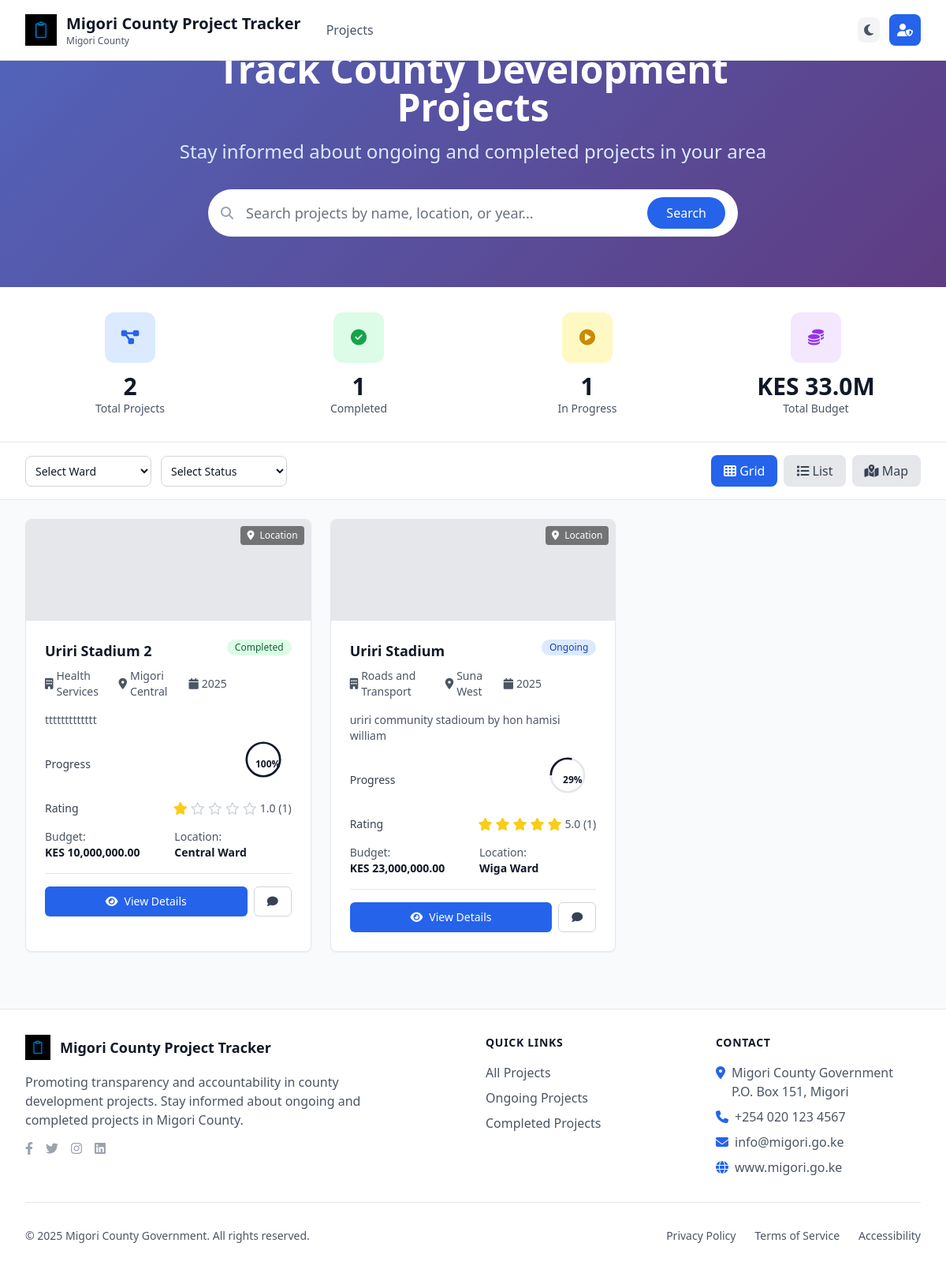
The page / on the database its author committed.
### tables this page shows
CREATE TABLE `projects` (
  `id` int(11) NOT NULL,
  `project_name` varchar(255) NOT NULL,
  `description` text DEFAULT NULL,
  `department_id` int(11) NOT NULL,
  `project_year` int(11) NOT NULL,
  `county_id` int(11) NOT NULL,
  `sub_county_id` int(11) NOT NULL,
  `ward_id` int(11) NOT NULL,
  `location_address` text DEFAULT NULL,
  `location_coordinates` varchar(100) DEFAULT NULL,
  `budget` decimal(15,2) NOT NULL,
  `allocated_budget` decimal(15,2) DEFAULT 0.00,
  `spent_budget` decimal(15,2) DEFAULT 0.00,
  `start_date` date DEFAULT NULL,
  `expected_completion_date` date DEFAULT NULL,
  `actual_completion_date` date DEFAULT NULL,
  `contractor_name` varchar(255) DEFAULT NULL,
  `contractor_contact` varchar(100) DEFAULT NULL,
  `status` enum('draft','ongoing','completed','suspended','cancelled') NOT NULL DEFAULT 'draft',
  `step_status` enum('awaiting','running','completed') DEFAULT 'awaiting',
  `progress_percentage` decimal(5,2) DEFAULT 0.00,
  `total_steps` int(11) DEFAULT 0,
  `completed_steps` int(11) DEFAULT 0,
  `created_by` int(11) DEFAULT NULL,
  `created_at` timestamp NOT NULL DEFAULT current_timestamp(),
  `updated_at` timestamp NOT NULL DEFAULT current_timestamp() ON UPDATE current_timestamp(),
  `average_rating` decimal(3,2) DEFAULT 5.00,
  `total_ratings` int(11) DEFAULT 0
);

CREATE TABLE `departments` (
  `id` int(11) NOT NULL,
  `name` varchar(100) NOT NULL,
  `description` text DEFAULT NULL,
  `created_at` timestamp NOT NULL DEFAULT current_timestamp()
);

CREATE TABLE `sub_counties` (
  `id` int(11) NOT NULL,
  `name` varchar(100) NOT NULL,
  `county_id` int(11) NOT NULL,
  `created_at` timestamp NOT NULL DEFAULT current_timestamp()
);

CREATE TABLE `wards` (
  `id` int(11) NOT NULL,
  `name` varchar(100) NOT NULL,
  `sub_county_id` int(11) NOT NULL,
  `created_at` timestamp NOT NULL DEFAULT current_timestamp()
);

### index.php (the view, shortened to what the rows shown need)
<?php
require_once 'config.php';
require_once 'includes/functions.php';
$department_filter = $_GET['department'] ?? '';
$status_filter = $_GET['status'] ?? '';
$year_filter = $_GET['year'] ?? '';
$sub_county_filter = $_GET['sub_county'] ?? '';
$search_query = $_GET['search'] ?? '';
$page = isset($_GET['page']) ? (int)$_GET['page'] : 1;
$per_page = 12;
$offset = ($page - 1) * $per_page;
$projects = get_migori_projects($department_filter, $status_filter, $year_filter, $search_query, $sub_county_filter, $per_page, $offset);
?>
<?php
include 'includes/header.php';
?>
    <section class="hero-bg text-white">
        <div class="max-w-4xl mx-auto px-4 sm:px-6 lg:px-8 py-16 text-center">
            <h1 class="text-4xl md:text-5xl font-bold mb-4">Track County Development Projects</h1>
        </div>
    </section>
    <main class="max-w-7xl mx-auto px-4 sm:px-6 lg:px-8 py-6">
        <section id="gridContainer" class="grid grid-cols-1 md:grid-cols-2 lg:grid-cols-3 gap-6">
            <?php foreach ($projects as $project): ?>
                            <div class="bg-white dark:bg-gray-800 rounded-lg shadow-sm border border-gray-200 dark:border-gray-700 overflow-hidden hover:shadow-lg transition-shadow">
                                <?php if (!empty($project['location_coordinates'])): ?>
                                    <div class="h-32 bg-gray-200 dark:bg-gray-700 relative cursor-pointer" onclick="window.location.href='project_details.php?id=<?php echo $project['id']; ?>'">
                                        <div id="map-preview-<?php echo $project['id']; ?>" class="w-full h-full"></div>
                                        <div class="absolute top-2 right-2 bg-black bg-opacity-50 text-white px-2 py-1 rounded text-xs">
                                            <i class="fas fa-map-marker-alt mr-1"></i>
                                            Location
                                        </div>
                                    </div>
                                <?php endif; ?>
                                <div class="p-6">
                                    <div class="flex items-start justify-between mb-4">
                                        <div class="flex-1">
                                            <a href="project_details.php?id=<?php echo $project['id']; ?>" class="block hover:text-blue-600 dark:hover:text-blue-400 transition-colors">
                                                <h3 class="text-lg font-semibold text-gray-900 dark:text-white mb-2">
                                                    <?php echo htmlspecialchars($project['project_name']); ?>
                                                </h3>
                                            </a>
                                            <div class="flex items-center space-x-4 text-sm text-gray-600 dark:text-gray-400">
                                                <span class="flex items-center">
                                                    <i class="fas fa-building mr-1"></i>
                                                    <?php echo htmlspecialchars($project['department_name']); ?>
                                                </span>
                                                <span class="flex items-center">
                                                    <i class="fas fa-map-marker-alt mr-1"></i>
                                                    <?php echo htmlspecialchars($project['sub_county_name']); ?>
                                                </span>
                                                <span class="flex items-center">
                                                    <i class="fas fa-calendar mr-1"></i>
                                                    <?php echo $project['project_year']; ?>
                                                </span>
                                            </div>
                                        </div>
                                        <span class="inline-flex items-center px-2.5 py-0.5 rounded-full text-xs font-medium <?php echo get_status_badge_class($project['status']); ?>">
                                            <?php echo ucfirst($project['status']); ?>
                                        </span>
                                    </div>
                                    <?php if (!empty($project['description'])): ?>
                                        <p class="text-gray-600 dark:text-gray-400 text-sm mb-4 line-clamp-2">
                                            <?php echo htmlspecialchars(substr($project['description'], 0, 150)); ?>
                                        </p>
                                    <?php endif; ?>
                                    <div class="mb-4">
                                        <div class="flex justify-between items-center">
                                            <span class="text-sm font-medium text-gray-700 dark:text-gray-300">Progress</span>
                                            <div class="circular-progress">
                                                <svg class="w-12 h-12" viewBox="0 0 36 36">
                                                    <path d="M18 2.0845 a 15.9155 15.9155 0 0 1 0 31.831 a 15.9155 15.9155 0 0 1 0 -31.831"
                                                          fill="none" stroke="currentColor" stroke-width="2" stroke-dasharray="100, 100"
                                                          class="text-gray-200 dark:text-gray-700"/>
                                                    <path d="M18 2.0845 a 15.9155 15.9155 0 0 1 0 31.831 a 15.9155 15.9155 0 0 1 0 -31.831"
                                                          fill="none" stroke="currentColor" stroke-width="2"
                                                          stroke-dasharray="<?php echo $project['progress_percentage']; ?>, 100"
                                                          class="<?php echo get_progress_color_class($project['progress_percentage']); ?>"/>
                                                </svg>
                                                <div class="progress-text text-gray-900 dark:text-white">
                                                    <?php echo number_format($project['progress_percentage'], 0); ?>%
                                                </div>
                                            </div>
                                        </div>
                                    </div>
                                    <div class="mb-4">
                                        <div class="flex justify-between items-center">
                                            <span class="text-sm font-medium text-gray-700 dark:text-gray-300">Rating</span>
                                            <?php echo generate_star_rating($project['average_rating'], $project['total_ratings']); ?>
                                        </div>
                                    </div>
                                    <div class="grid grid-cols-2 gap-4 text-sm mb-4">
                                        <div>
                                            <span class="text-gray-600 dark:text-gray-400">Budget:</span>
                                            <p class="font-semibold text-gray-900 dark:text-white"><?php echo format_currency($project['budget']); ?></p>
                                        </div>
                                        <div>
                                            <span class="text-gray-600 dark:text-gray-400">Location:</span>
                                            <p class="font-semibold text-gray-900 dark:text-white"><?php echo htmlspecialchars($project['ward_name']); ?></p>
                                        </div>
                                    </div>
                                    <div class="pt-4 border-t border-gray-200 dark:border-gray-700">
                                        <div class="flex space-x-2">
                                            <a href="project_details.php?id=<?php echo $project['id']; ?>"
                                               class="flex-1 inline-flex items-center justify-center px-4 py-2 border border-transparent text-sm font-medium rounded-md text-white bg-blue-600 hover:bg-blue-700 transition-colors">
                                                <i class="fas fa-eye mr-2"></i>
                                                View Details
                                            </a>
                                            <button onclick="openFeedbackModal(<?php echo $project['id']; ?>)"
                                                    class="px-4 py-2 border border-gray-300 dark:border-gray-600 text-sm font-medium rounded-md text-gray-700 dark:text-gray-300 bg-white dark:bg-gray-700 hover:bg-gray-50 dark:hover:bg-gray-600 transition-colors">
                                                <i class="fas fa-comment"></i>
                                            </button>
                                        </div>
                                    </div>
                                </div>
                            </div>
                                <?php endforeach; ?>
        </section>
    </main>
<?php
include 'includes/footer.php';
?>
    <link rel="stylesheet" href="https://unpkg.com/leaflet@1.7.1/dist/leaflet.css" />

### includes/functions.php (shortened to what the rows shown need)
<?php
require_once __DIR__ . '/../config.php';
function format_currency($amount) {
    return 'KES ' . number_format($amount, 2);
}
function get_status_badge_class($status) {
    $classes = [
        'draft' => 'bg-gray-100 text-gray-800 dark:bg-gray-900 dark:text-gray-300',
        'planning' => 'bg-yellow-100 text-yellow-800 dark:bg-yellow-900 dark:text-yellow-300',
        'ongoing' => 'bg-blue-100 text-blue-800 dark:bg-blue-900 dark:text-blue-300',
        'completed' => 'bg-green-100 text-green-800 dark:bg-green-900 dark:text-green-300',
        'suspended' => 'bg-orange-100 text-orange-800 dark:bg-orange-900 dark:text-orange-300',
        'cancelled' => 'bg-red-100 text-red-800 dark:bg-red-900 dark:text-red-300'
    ];
    return $classes[$status] ?? 'bg-gray-100 text-gray-800 dark:bg-gray-900 dark:text-gray-300';
}
function get_migori_projects(
    $department_filter = '',
    $status_filter = '',
    $year_filter = '',
    $search_query = '',
    $sub_county_filter = '',
    $limit = null,
    $offset = 0
) {
    global $pdo;
    $query = "SELECT p.*, d.name as department_name, sc.name as sub_county_name,
                     w.name as ward_name, c.name as county_name,
                     COALESCE(AVG(r.rating), 0) as average_rating,
                     COUNT(DISTINCT r.id) as total_ratings
              FROM projects p
              LEFT JOIN departments d ON p.department_id = d.id
              LEFT JOIN sub_counties sc ON p.sub_county_id = sc.id
              LEFT JOIN wards w ON p.ward_id = w.id
              LEFT JOIN counties c ON p.county_id = c.id
              LEFT JOIN project_ratings r ON p.id = r.project_id
              WHERE p.status IN ('ongoing', 'completed')";
    $params = [];
    $query .= " GROUP BY p.id ORDER BY p.created_at DESC";
    if ($limit !== null) {
        $query .= " LIMIT ? OFFSET ?";
        $params[] = $limit;
        $params[] = $offset;
    }
    $stmt = $pdo->prepare($query);
    $stmt->execute($params);
    return $stmt->fetchAll();
}
function generate_star_rating($rating, $total_ratings = 0, $show_count = true) {
    $stars = '';
    $full_stars = floor($rating);
    $half_star = ($rating - $full_stars) >= 0.5;
    $empty_stars = 5 - $full_stars - ($half_star ? 1 : 0);
    for ($i = 0; $i < $full_stars; $i++) {
        $stars .= '<i class="fas fa-star text-yellow-400"></i>';
    }
    for ($i = 0; $i < $empty_stars; $i++) {
        $stars .= '<i class="far fa-star text-gray-300 dark:text-gray-600"></i>';
    }
    $count_text = $show_count ? " ({$total_ratings})" : '';
    return "<div class=\"flex items-center space-x-1\">
                <div class=\"flex space-x-1\">{$stars}</div>
                <span class=\"text-sm text-gray-600 dark:text-gray-400\">" . number_format($rating, 1) . "{$count_text}</span>
            </div>";
}
?>

### rows shown on the page
projects: project_name "Uriri Stadium 2", department.name "Health Services", sub_county.name "Migori Central", project_year "2025", status "Completed", description "ttttttttttttt", progress_percentage "100", rating "1.0", count_text "(1)", budget "KES 10,000,000.00", ward.name "Central Ward"
projects: project_name "Uriri Stadium", department.name "Roads and Transport", sub_county.name "Suna West", project_year "2025", status "Ongoing", description "uriri community stadioum by hon hamisi william", progress_percentage "29", rating "5.0", count_text "(1)", budget "KES 23,000,000.00", ward.name "Wiga Ward"

### other values the page prints
APP_NAME "Migori County Project Tracker"
$stat['value'] "2"
$stat['label'] "Total Projects"
$stat['value'] "1"
$stat['label'] "Completed"
$stat['label'] "In Progress"
$stat['value'] "KES 33.0M"
$stat['label'] "Total Budget"
